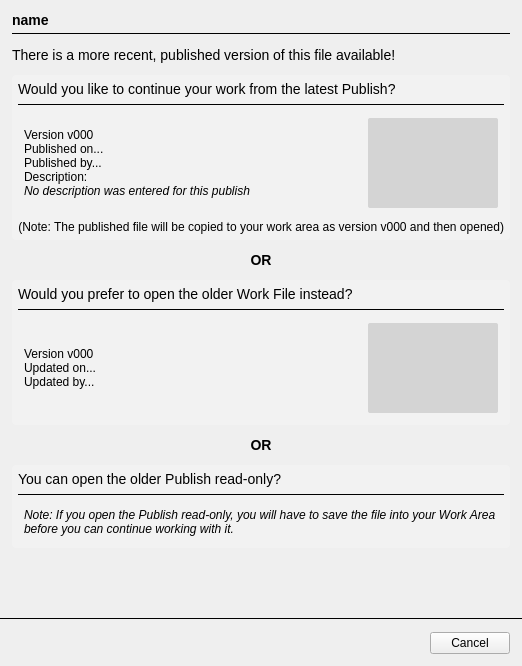
<?xml version="1.0" encoding="UTF-8"?>
<ui version="4.0">
 <class>OpenFileForm</class>
 <widget class="QWidget" name="OpenFileForm">
  <property name="geometry">
   <rect>
    <x>0</x>
    <y>0</y>
    <width>514</width>
    <height>666</height>
   </rect>
  </property>
  <property name="windowTitle">
   <string>Form</string>
  </property>
  <layout class="QVBoxLayout" name="verticalLayout_3" stretch="0,1,0">
   <property name="spacing">
    <number>0</number>
   </property>
   <property name="margin">
    <number>0</number>
   </property>
   <item>
    <layout class="QVBoxLayout" name="verticalLayout">
     <property name="spacing">
      <number>12</number>
     </property>
     <property name="margin">
      <number>12</number>
     </property>
     <item>
      <layout class="QVBoxLayout" name="verticalLayout_6">
       <property name="spacing">
        <number>4</number>
       </property>
       <item>
        <widget class="QLabel" name="name_label">
         <property name="text">
          <string>&lt;big&gt;&lt;b&gt;name&lt;/b&gt;&lt;/big&gt;</string>
         </property>
        </widget>
       </item>
       <item>
        <widget class="Line" name="name_line">
         <property name="frameShadow">
          <enum>QFrame::Plain</enum>
         </property>
         <property name="orientation">
          <enum>Qt::Horizontal</enum>
         </property>
        </widget>
       </item>
      </layout>
     </item>
     <item>
      <widget class="QLabel" name="title_label">
       <property name="text">
        <string>&lt;big&gt;There is a more recent, published version of this file available!&lt;/big&gt;</string>
       </property>
       <property name="alignment">
        <set>Qt::AlignLeading|Qt::AlignLeft|Qt::AlignTop</set>
       </property>
      </widget>
     </item>
     <item>
      <widget class="QFrame" name="publish_frame">
       <property name="cursor">
        <cursorShape>PointingHandCursor</cursorShape>
       </property>
       <property name="mouseTracking">
        <bool>false</bool>
       </property>
       <property name="focusPolicy">
        <enum>Qt::TabFocus</enum>
       </property>
       <property name="toolTip">
        <string>Click to open the newer Published File</string>
       </property>
       <property name="styleSheet">
        <string notr="true">#publish_frame {
border-radius: 4px;
border-style: none;
border-width: 1px;
border-color: rgb(0,0,0);
background-color: rgb(255,255,255,48);
}</string>
       </property>
       <property name="frameShape">
        <enum>QFrame::StyledPanel</enum>
       </property>
       <property name="frameShadow">
        <enum>QFrame::Raised</enum>
       </property>
       <layout class="QVBoxLayout" name="verticalLayout_4">
        <property name="margin">
         <number>6</number>
        </property>
        <item>
         <widget class="QLabel" name="publish_title_label">
          <property name="text">
           <string>&lt;big&gt;Would you like to continue your work from the latest Publish?&lt;/big&gt;</string>
          </property>
         </widget>
        </item>
        <item>
         <widget class="Line" name="publish_line">
          <property name="frameShadow">
           <enum>QFrame::Plain</enum>
          </property>
          <property name="orientation">
           <enum>Qt::Horizontal</enum>
          </property>
         </widget>
        </item>
        <item>
         <layout class="QHBoxLayout" name="horizontalLayout" stretch="1,0">
          <property name="margin">
           <number>6</number>
          </property>
          <item>
           <widget class="QLabel" name="publish_details">
            <property name="text">
             <string>&lt;html&gt;&lt;head/&gt;&lt;body&gt;&lt;p&gt;Version v000&lt;br/&gt;Published on...&lt;br/&gt;Published by...&lt;br/&gt;Description:&lt;br/&gt;&lt;span style=&quot; font-style:italic;&quot;&gt;No description was entered for this publish&lt;/span&gt;&lt;/p&gt;&lt;/body&gt;&lt;/html&gt;</string>
            </property>
            <property name="alignment">
             <set>Qt::AlignLeading|Qt::AlignLeft|Qt::AlignVCenter</set>
            </property>
            <property name="wordWrap">
             <bool>true</bool>
            </property>
            <property name="margin">
             <number>0</number>
            </property>
            <property name="indent">
             <number>0</number>
            </property>
           </widget>
          </item>
          <item>
           <layout class="QVBoxLayout" name="verticalLayout_11">
            <property name="spacing">
             <number>0</number>
            </property>
            <item>
             <widget class="QLabel" name="publish_thumbnail">
              <property name="minimumSize">
               <size>
                <width>130</width>
                <height>90</height>
               </size>
              </property>
              <property name="maximumSize">
               <size>
                <width>130</width>
                <height>90</height>
               </size>
              </property>
              <property name="styleSheet">
               <string notr="true">#publish_thumbnail {
background-color: rgb(0,0,0,32);
border-radius: 2px;
}</string>
              </property>
              <property name="frameShape">
               <enum>QFrame::NoFrame</enum>
              </property>
              <property name="lineWidth">
               <number>0</number>
              </property>
              <property name="text">
               <string/>
              </property>
              <property name="alignment">
               <set>Qt::AlignCenter</set>
              </property>
              <property name="margin">
               <number>0</number>
              </property>
              <property name="indent">
               <number>0</number>
              </property>
             </widget>
            </item>
            <item>
             <spacer name="verticalSpacer_5">
              <property name="orientation">
               <enum>Qt::Vertical</enum>
              </property>
              <property name="sizeHint" stdset="0">
               <size>
                <width>20</width>
                <height>0</height>
               </size>
              </property>
             </spacer>
            </item>
           </layout>
          </item>
         </layout>
        </item>
        <item>
         <widget class="QLabel" name="publish_note">
          <property name="text">
           <string>&lt;html&gt;&lt;head/&gt;&lt;body&gt;&lt;p&gt;&lt;span style=&quot; font-size:9pt;&quot;&gt;(Note: The published file will be copied to your work area as version v000 and then opened)&lt;/span&gt;&lt;/p&gt;&lt;/body&gt;&lt;/html&gt;</string>
          </property>
          <property name="alignment">
           <set>Qt::AlignRight|Qt::AlignTrailing|Qt::AlignVCenter</set>
          </property>
         </widget>
        </item>
       </layout>
      </widget>
     </item>
     <item>
      <widget class="QLabel" name="or_label_a">
       <property name="text">
        <string>&lt;big&gt;&lt;b&gt;OR&lt;/b&gt;&lt;/big&gt;</string>
       </property>
       <property name="alignment">
        <set>Qt::AlignCenter</set>
       </property>
      </widget>
     </item>
     <item>
      <widget class="QFrame" name="work_file_frame">
       <property name="cursor">
        <cursorShape>PointingHandCursor</cursorShape>
       </property>
       <property name="focusPolicy">
        <enum>Qt::TabFocus</enum>
       </property>
       <property name="toolTip">
        <string>Click to open the older Work File</string>
       </property>
       <property name="styleSheet">
        <string notr="true">#work_file_frame {
border-radius: 4px;
border-style: none;
border-width: 1px;
border-color: rgb(0,0,0);
background-color: rgb(255,255,255,48);
}</string>
       </property>
       <property name="frameShape">
        <enum>QFrame::StyledPanel</enum>
       </property>
       <property name="frameShadow">
        <enum>QFrame::Raised</enum>
       </property>
       <layout class="QVBoxLayout" name="verticalLayout_2">
        <property name="margin">
         <number>6</number>
        </property>
        <item>
         <widget class="QLabel" name="work_file_title_label">
          <property name="text">
           <string>&lt;big&gt;Would you prefer to open the older Work File instead?&lt;/big&gt;</string>
          </property>
         </widget>
        </item>
        <item>
         <widget class="Line" name="work_file_line">
          <property name="frameShadow">
           <enum>QFrame::Plain</enum>
          </property>
          <property name="orientation">
           <enum>Qt::Horizontal</enum>
          </property>
         </widget>
        </item>
        <item>
         <layout class="QHBoxLayout" name="horizontalLayout_5" stretch="1,0">
          <property name="margin">
           <number>6</number>
          </property>
          <item>
           <widget class="QLabel" name="work_file_details">
            <property name="text">
             <string>&lt;html&gt;&lt;head/&gt;&lt;body&gt;&lt;p&gt;Version v000&lt;br/&gt;Updated on...&lt;br/&gt;Updated by...&lt;/p&gt;&lt;/body&gt;&lt;/html&gt;</string>
            </property>
            <property name="alignment">
             <set>Qt::AlignLeading|Qt::AlignLeft|Qt::AlignVCenter</set>
            </property>
            <property name="margin">
             <number>0</number>
            </property>
            <property name="indent">
             <number>0</number>
            </property>
           </widget>
          </item>
          <item>
           <layout class="QVBoxLayout" name="verticalLayout_12">
            <property name="spacing">
             <number>0</number>
            </property>
            <item>
             <widget class="QLabel" name="work_file_thumbnail">
              <property name="minimumSize">
               <size>
                <width>130</width>
                <height>90</height>
               </size>
              </property>
              <property name="maximumSize">
               <size>
                <width>130</width>
                <height>90</height>
               </size>
              </property>
              <property name="styleSheet">
               <string notr="true">#work_file_thumbnail {
background-color: rgb(0,0,0,32);
border-radius: 2px;
}</string>
              </property>
              <property name="frameShape">
               <enum>QFrame::NoFrame</enum>
              </property>
              <property name="lineWidth">
               <number>0</number>
              </property>
              <property name="text">
               <string/>
              </property>
              <property name="alignment">
               <set>Qt::AlignCenter</set>
              </property>
              <property name="margin">
               <number>0</number>
              </property>
              <property name="indent">
               <number>0</number>
              </property>
             </widget>
            </item>
            <item>
             <spacer name="verticalSpacer_6">
              <property name="orientation">
               <enum>Qt::Vertical</enum>
              </property>
              <property name="sizeHint" stdset="0">
               <size>
                <width>20</width>
                <height>0</height>
               </size>
              </property>
             </spacer>
            </item>
           </layout>
          </item>
         </layout>
        </item>
       </layout>
      </widget>
     </item>
     <item>
      <widget class="QLabel" name="or_label_b">
       <property name="text">
        <string>&lt;big&gt;&lt;b&gt;OR&lt;/b&gt;&lt;/big&gt;</string>
       </property>
       <property name="alignment">
        <set>Qt::AlignCenter</set>
       </property>
      </widget>
     </item>
     <item>
      <widget class="QFrame" name="publish_ro_frame">
       <property name="cursor">
        <cursorShape>PointingHandCursor</cursorShape>
       </property>
       <property name="mouseTracking">
        <bool>false</bool>
       </property>
       <property name="focusPolicy">
        <enum>Qt::TabFocus</enum>
       </property>
       <property name="toolTip">
        <string>&lt;html&gt;&lt;head/&gt;&lt;body&gt;&lt;p&gt;Click to open the older Published File read-only&lt;/p&gt;&lt;/body&gt;&lt;/html&gt;</string>
       </property>
       <property name="styleSheet">
        <string notr="true">#publish_ro_frame {
border-radius: 4px;
border-style: none;
border-width: 1px;
border-color: rgb(0,0,0);
background-color: rgb(255,255,255,48);
}</string>
       </property>
       <property name="frameShape">
        <enum>QFrame::StyledPanel</enum>
       </property>
       <property name="frameShadow">
        <enum>QFrame::Raised</enum>
       </property>
       <layout class="QVBoxLayout" name="verticalLayout_8">
        <property name="margin">
         <number>6</number>
        </property>
        <item>
         <widget class="QLabel" name="publish_ro_title_label">
          <property name="text">
           <string>&lt;html&gt;&lt;head/&gt;&lt;body&gt;&lt;p&gt;&lt;span style=&quot; font-size:large;&quot;&gt;You can open the older Publish read-only?&lt;/span&gt;&lt;/p&gt;&lt;/body&gt;&lt;/html&gt;</string>
          </property>
         </widget>
        </item>
        <item>
         <widget class="Line" name="publish_ro_line">
          <property name="frameShadow">
           <enum>QFrame::Plain</enum>
          </property>
          <property name="orientation">
           <enum>Qt::Horizontal</enum>
          </property>
         </widget>
        </item>
        <item>
         <layout class="QHBoxLayout" name="horizontalLayout_3" stretch="1">
          <property name="margin">
           <number>6</number>
          </property>
          <item>
           <widget class="QLabel" name="label_9">
            <property name="text">
             <string>&lt;html&gt;&lt;head/&gt;&lt;body&gt;&lt;p&gt;&lt;span style=&quot; font-style:italic;&quot;&gt;Note: If you open the Publish read-only, you will have to save the file into your Work Area before you can continue working with it.&lt;/span&gt;&lt;/p&gt;&lt;/body&gt;&lt;/html&gt;</string>
            </property>
            <property name="alignment">
             <set>Qt::AlignLeading|Qt::AlignLeft|Qt::AlignVCenter</set>
            </property>
            <property name="wordWrap">
             <bool>true</bool>
            </property>
            <property name="margin">
             <number>0</number>
            </property>
            <property name="indent">
             <number>0</number>
            </property>
           </widget>
          </item>
         </layout>
        </item>
       </layout>
      </widget>
     </item>
    </layout>
   </item>
   <item>
    <spacer name="verticalSpacer">
     <property name="orientation">
      <enum>Qt::Vertical</enum>
     </property>
     <property name="sizeHint" stdset="0">
      <size>
       <width>20</width>
       <height>0</height>
      </size>
     </property>
    </spacer>
   </item>
   <item>
    <layout class="QVBoxLayout" name="verticalLayout_5">
     <property name="spacing">
      <number>0</number>
     </property>
     <item>
      <widget class="Line" name="break_line">
       <property name="frameShadow">
        <enum>QFrame::Plain</enum>
       </property>
       <property name="orientation">
        <enum>Qt::Horizontal</enum>
       </property>
      </widget>
     </item>
     <item>
      <layout class="QHBoxLayout" name="horizontalLayout_4">
       <property name="margin">
        <number>12</number>
       </property>
       <item>
        <spacer name="horizontalSpacer_3">
         <property name="orientation">
          <enum>Qt::Horizontal</enum>
         </property>
         <property name="sizeHint" stdset="0">
          <size>
           <width>40</width>
           <height>20</height>
          </size>
         </property>
        </spacer>
       </item>
       <item>
        <widget class="QPushButton" name="cancel_btn">
         <property name="minimumSize">
          <size>
           <width>0</width>
           <height>0</height>
          </size>
         </property>
         <property name="text">
          <string>Cancel</string>
         </property>
         <property name="default">
          <bool>false</bool>
         </property>
        </widget>
       </item>
      </layout>
     </item>
    </layout>
   </item>
  </layout>
 </widget>
 <tabstops>
  <tabstop>publish_frame</tabstop>
  <tabstop>work_file_frame</tabstop>
  <tabstop>cancel_btn</tabstop>
 </tabstops>
 <resources/>
 <connections/>
</ui>
